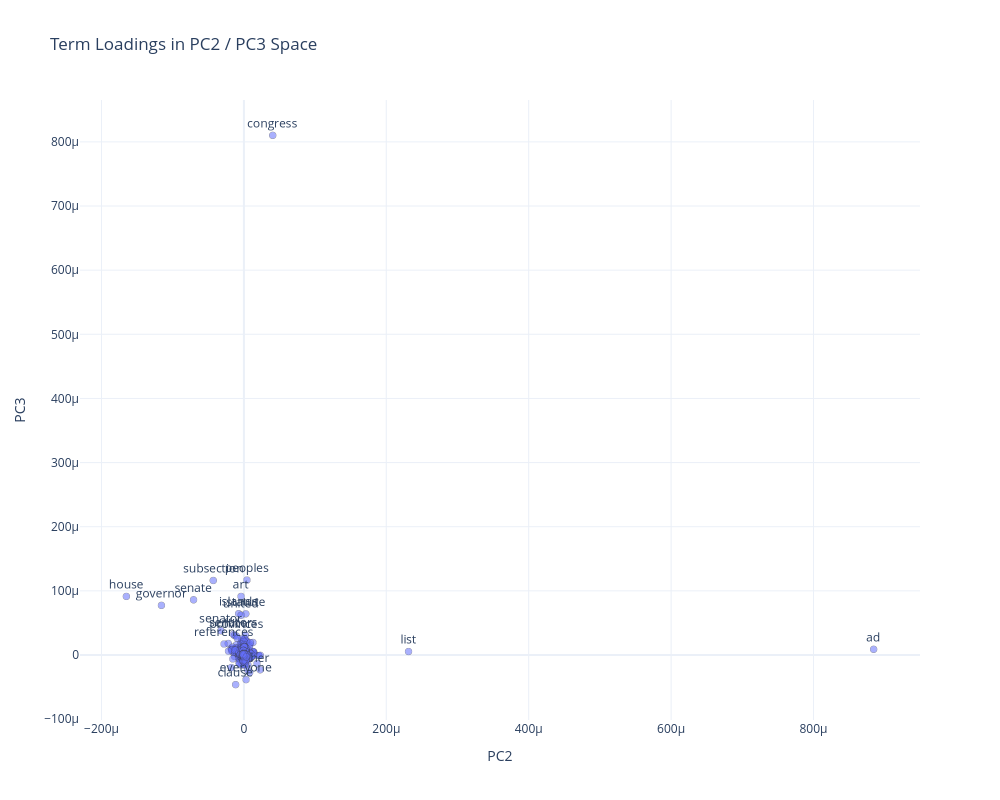

Here is the notebook cell this chart was saved with:
### Markdown cell above
## PCA Visualization 2: loadings for second two components

### Code cell
vis_loadings(2, 3).show()

### Figure 1 — Plotly figure (JSON) as saved in the notebook; plotly's stock layout.template omitted (floating-point values rounded to 4 significant figures; data arrays with more than 128 entries replaced by an {"elided": "..."} marker saying what was removed)
{"data": [{"hovertemplate": "<b>%{hovertext}</b><br><br>PC2=%{x}<br>PC3=%{y}<br>label=%{text}<extra></extra>", "hovertext": {"elided": "2411 str values"}, "legendgroup": "", "marker": {"color": "#636efa", "line": {"color": "#333333", "width": 0.4}, "opacity": 0.55, "size": 7, "symbol": "circle"}, "mode": "markers+text", "name": "", "showlegend": false, "text": {"elided": "2411 str values"}, "textposition": "top center", "type": "scattergl", "x": {"elided": "2411 float values"}, "xaxis": "x", "y": {"elided": "2411 float values"}, "yaxis": "y"}], "layout": {"height": 800, "legend": {"tracegroupgap": 0}, "title": {"text": "Term Loadings in PC2 / PC3 Space"}, "width": 1000, "xaxis": {"anchor": "y", "domain": [0, 1], "title": {"text": "PC2"}}, "yaxis": {"anchor": "x", "domain": [0, 1], "title": {"text": "PC3"}}}}
